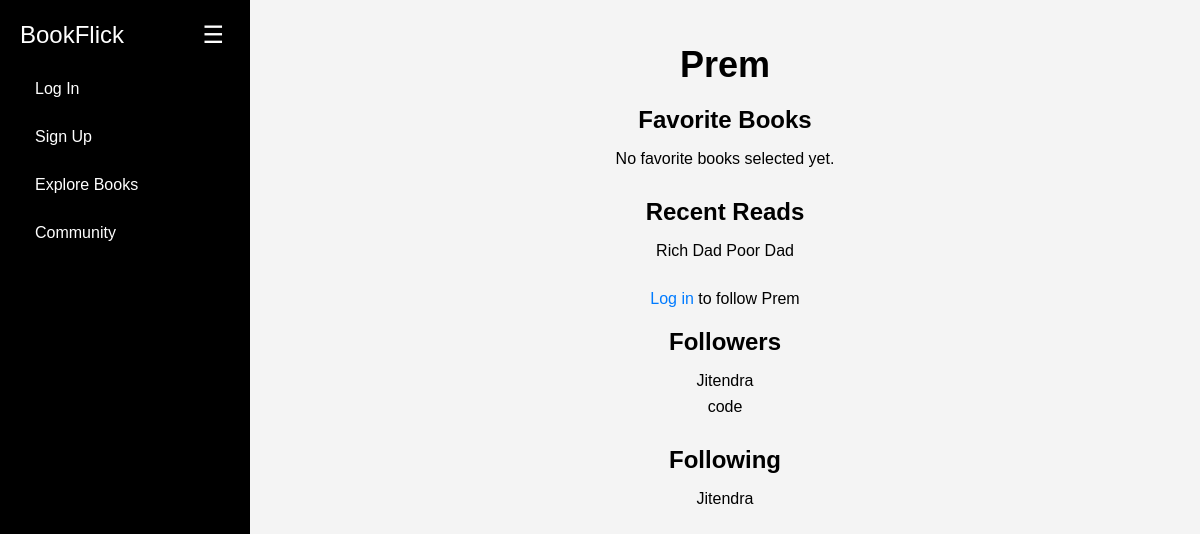
Page /profile/Prem/ on the committed database.
### app/models.py (models this page shows, shortened)
class User(models.Model):
    user = models.OneToOneField(settings.AUTH_USER_MODEL, on_delete=models.CASCADE)
    favorite_books = models.ManyToManyField(Book, related_name='favorited_by')
    recent_reads = models.ManyToManyField(Book, related_name='readed_recent_by')
    followers = models.ManyToManyField('self', symmetrical=False, related_name='following')

class Book(models.Model):
    title = models.CharField(max_length=255)
    author = models.CharField(max_length=100)
    year = models.CharField(max_length=40, default='Not Available Data')
    genre = models.CharField(max_length=100, default="Philoshopy")
    details = models.TextField(max_length=1000, default='No details available')
    cover = models.ImageField(upload_to='covers/', blank=True, null=True)

### app/views.py (the view)
# urls.py: path('profile/<str:username>/', UserProfileView.as_view(), name='user_profile'),
class UserProfileView(DetailView):
    model = User
    template_name = 'user_profile.html'
    context_object_name = 'profile'
    slug_field = 'user__username'
    slug_url_kwarg = 'username'
    def get_object(self, queryset=None):
        username = self.kwargs.get(self.slug_url_kwarg)
        return get_object_or_404(self.model, user__username=username)
    def get_context_data(self, **kwargs):
        username = self.kwargs.get(self.slug_url_kwarg)
        muser = get_object_or_404(self.model, user__username=username)
        context = super().get_context_data(**kwargs)
        context['is_following'] = self.request.user.is_authenticated and muser.is_following(user=str(self.request.user.username))
        return context

### app/templates/user_profile.html (shortened to what this page needs)
{% extends "base.html" %}
{% block content %}
  <div class="profile-header">
    <h1 class="profile-username">{{ profile.user.username }}</h1>
    <div class="profile-section">
      <h2 class="profile-section-title">Favorite Books</h2>
      <ul class="books-list">
        {% for book in profile.favorite_books.all %}
          <li class="profile-book-item">{{ book.title }}</li>
        {% empty %}
          <li class="profile-book-item">No favorite books selected yet.</li>
        {% endfor %}
      </ul>
    </div>
    <div class="profile-section">
      <h2 class="profile-section-title">Recent Reads</h2>
      <ul class="books-list">
        {% for book in profile.recent_reads.all %}
          <li class="profile-book-item">{{ book.title }}</li>
        {% empty %}
          <li class="profile-book-item">No recent reads recorded yet.</li>
        {% endfor %}
      </ul>
    </div>
    {% if request.user != profile.user %}
      <div class="profile-action">
        {% if request.user.is_authenticated %}
          {% if is_following %}
            <form action="{% url 'unfollow_user' profile.user.username %}" method="post">
              {% csrf_token %}
              <button type="submit" class="follow-btn">Unfollow {{ profile.user.username }}</button>
            </form>
          {% else %}
            <form action="{% url 'follow_user' profile.user.username %}" method="post">
              {% csrf_token %}
              <button type="submit" class="follow-btn">Follow {{ profile.user.username }}</button>
            </form>
          {% endif %}
        {% else %}
          <p><a href="{% url 'login' %}" class="login-link">Log in</a> to follow {{ profile.user.username }}</p>
        {% endif %}
      </div>
    {% endif %}
    <div class="profile-section">
      <h2 class="profile-section-title">Followers</h2>
      <ul class="books-list">
        {% for follower in profile.followers.all %}
          <li class="profile-follow-item">{{ follower.user.username }}</li>
        {% empty %}
          <li class="profile-follow-item">No followers yet.</li>
        {% endfor %}
      </ul>
    </div>
    <div class="profile-section">
      <h2 class="profile-section-title">Following</h2>
      <ul class="books-list">
        {% for followed_user in profile.following.all %}
          <li class="profile-follow-item">{{ followed_user.user.username }}</li>
        {% empty %}
          <li class="profile-follow-item">Not following anyone yet.</li>
        {% endfor %}
      </ul>
    </div>
  </div>
{% endblock %}

### app/static/styles.css (style rules this page uses)
body { font-family: Arial, sans-serif; background-color: #f4f4f4; margin: 0; padding: 0; display: flex; }
.books-list { list-style: none; padding: 0; }
.login-link { color: #007BFF; text-decoration: none; }
.profile-header { text-align: center; margin-bottom: 20px; }
.profile-header h1 { font-size: 36px; margin-bottom: 10px; }
.login-link { color: #007BFF; }
.profile-section { margin-bottom: 30px; }
.profile-section h2 { font-size: 24px; margin-bottom: 10px; }
.books-list, .followers-list, .following-list { list-style: none; padding: 0; }
.books-list li, .followers-list li, .following-list li { margin-bottom: 8px; }

### rows in the picture
User: user.username "Prem"
Book: title "Rich Dad Poor Dad"
User: user.username "Jitendra"
User: user.username "code"
